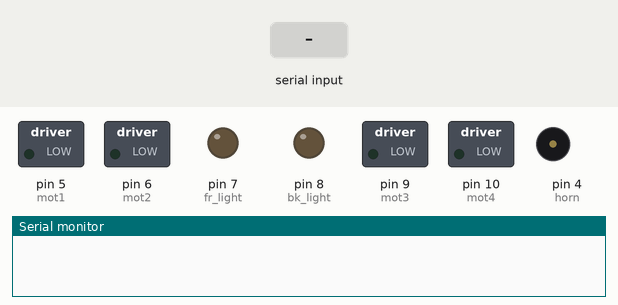
The sketch below on a simulated Arduino Uno, built with avr-gcc and run on an emulated ATmega328P. Parts: switched loads named in the sketch (green lamp = pin HIGH), output pins drawn as LEDs (lit = HIGH), buzzer (waves = sounding, pin HIGH), the last lines printed to the serial monitor. The test bench sets the inputs (shaded band).

Above: at 1.2 s.
1.3 s: "F" received over the second serial link
At 1.6 s:
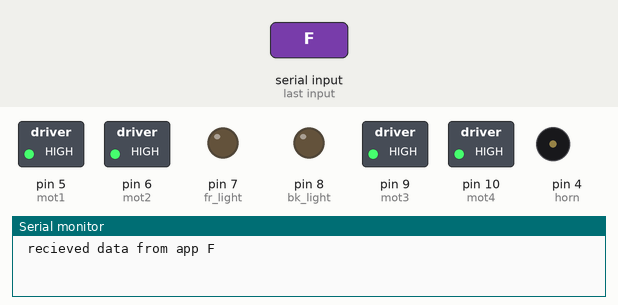
2.8 s: "R" received over the second serial link
At 4.0 s:
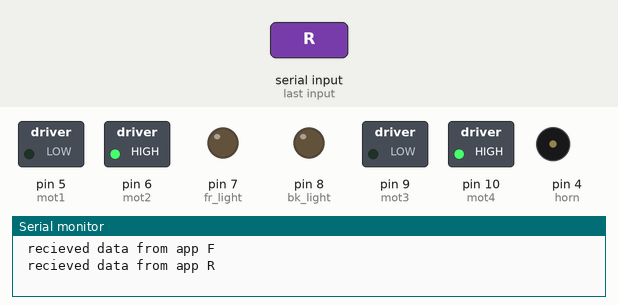
4.3 s: "L" received over the second serial link
At 5.1 s:
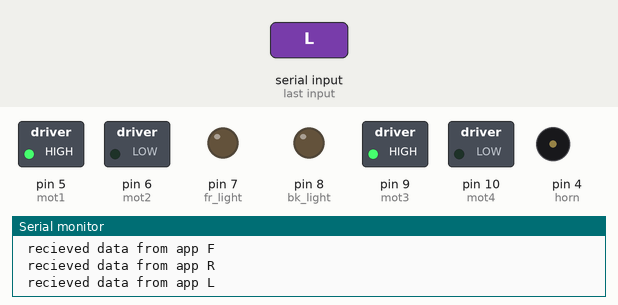
5.8 s: "H" received over the second serial link
At 6.3 s:
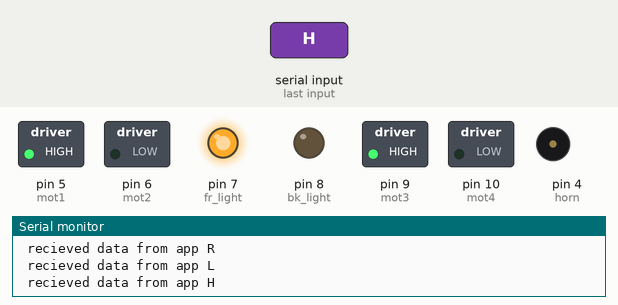
7.3 s: "B" received over the second serial link
At 8.5 s:
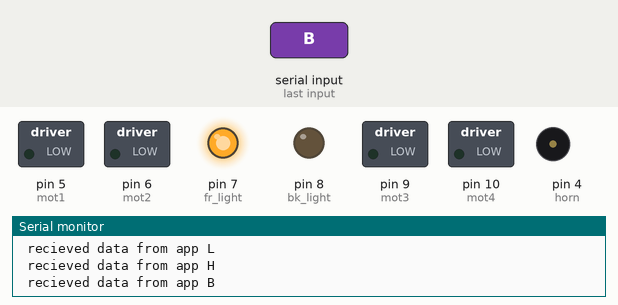
8.8 s: "G" received over the second serial link
At 9.7 s:
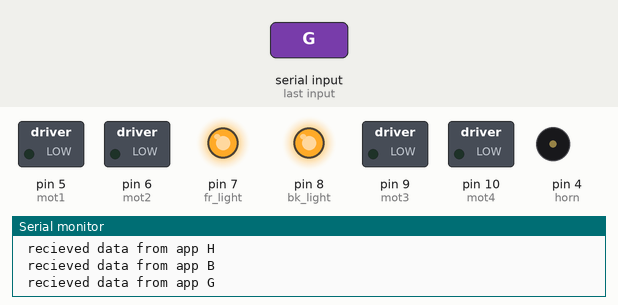
Timing chart, 0 to 11.3 s (numbered marks = the images above; inputs shaded):
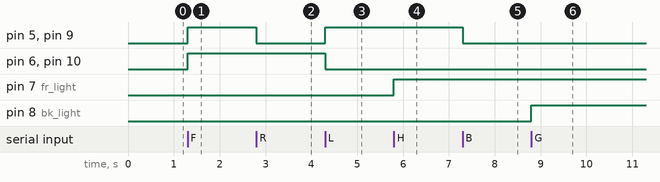

The sketch:

bluetooth_robot.ino
```cpp
#include<SoftwareSerial.h>

SoftwareSerial bluee(2,3); //rx,tx

#define horn 4

#define mot1 5
#define mot2 6
#define mot3 9
#define mot4 10

#define fr_light 7
#define bk_light 8
void setup() {
  // put your setup code here, to run once:
  Serial.begin(9600);
  bluee.begin(9600);

  pinMode(horn,OUTPUT);
  pinMode(mot1,OUTPUT);
  pinMode(mot2,OUTPUT);
  pinMode(mot3,OUTPUT);
  pinMode(mot4,OUTPUT);
  pinMode(fr_light,OUTPUT);
  pinMode(bk_light,OUTPUT);
}

void loop() {
  // put your main code here, to run repeatedly:
  if(bluee.available()>0){
    char data=bluee.read();
    Serial.println("\n recieved data from app "+(String) data);

    switch(data){
      case 'F' : forward(); break;

      case 'B' : backward(); break;

      case 'R' : right(); break;

      case 'L' : left(); break;

      case 'H' : digitalWrite(fr_light,HIGH); break;
      case 'h' : digitalWrite(fr_light,LOW); break;

      case 'G' : digitalWrite(bk_light,HIGH); break;
      case 'g' : digitalWrite(bk_light,LOW); break;

      case 'Y' : digitalWrite(horn,HIGH); break;
      case 'y' : digitalWrite(horn,LOW); break;
    }
  }
}

void forward(){
  digitalWrite(mot1,HIGH);
  digitalWrite(mot2,HIGH);
  digitalWrite(mot3,HIGH);
  digitalWrite(mot4,HIGH);
}
void backward(){
  digitalWrite(mot1,LOW);
  digitalWrite(mot2,LOW);
  digitalWrite(mot3,LOW);
  digitalWrite(mot4,LOW);
}
void right(){
  digitalWrite(mot1,LOW);
  digitalWrite(mot2,HIGH);
  digitalWrite(mot3,LOW);
  digitalWrite(mot4,HIGH);
}
void left(){
  digitalWrite(mot1,HIGH);
  digitalWrite(mot2,LOW);
  digitalWrite(mot3,HIGH);
  digitalWrite(mot4,LOW);
}
```

Measured:
- after the input at 1.3 s, pin 5 (mot1), pin 6 (mot2), pin 9 (mot3), pin 10 (mot4): LOW → HIGH at once
- after the input at 2.8 s, pin 5 (mot1), pin 9 (mot3): HIGH → LOW at once
- after the input at 4.3 s, pin 5 (mot1), pin 9 (mot3): LOW → HIGH at once; pin 6 (mot2), pin 10 (mot4): HIGH → LOW at once
- after the input at 5.8 s, pin 7 (fr_light): LOW → HIGH at once
- after the input at 7.3 s, pin 5 (mot1), pin 9 (mot3): HIGH → LOW at once
- after the input at 8.8 s, pin 8 (bk_light): LOW → HIGH at once
